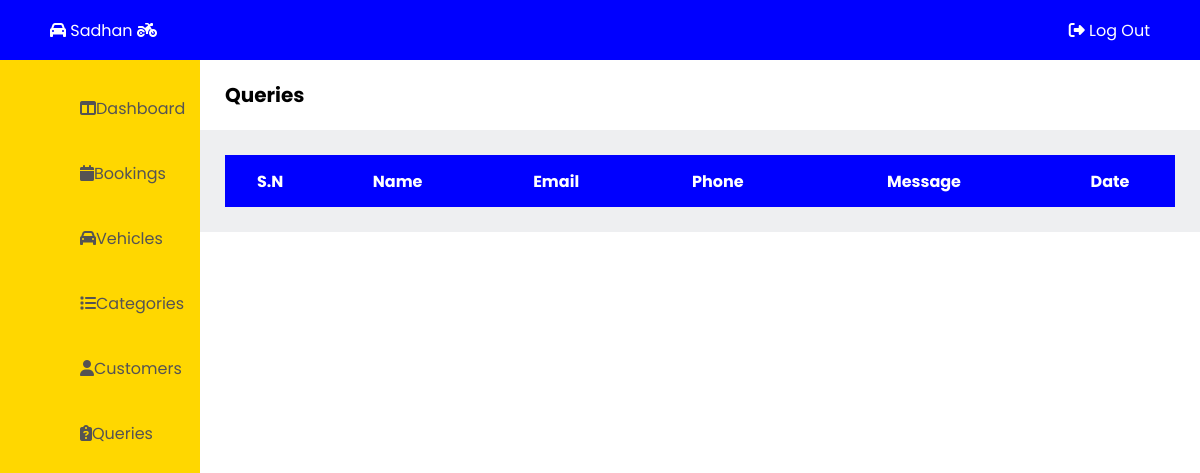
The app's page /admin/queries.php, older data.
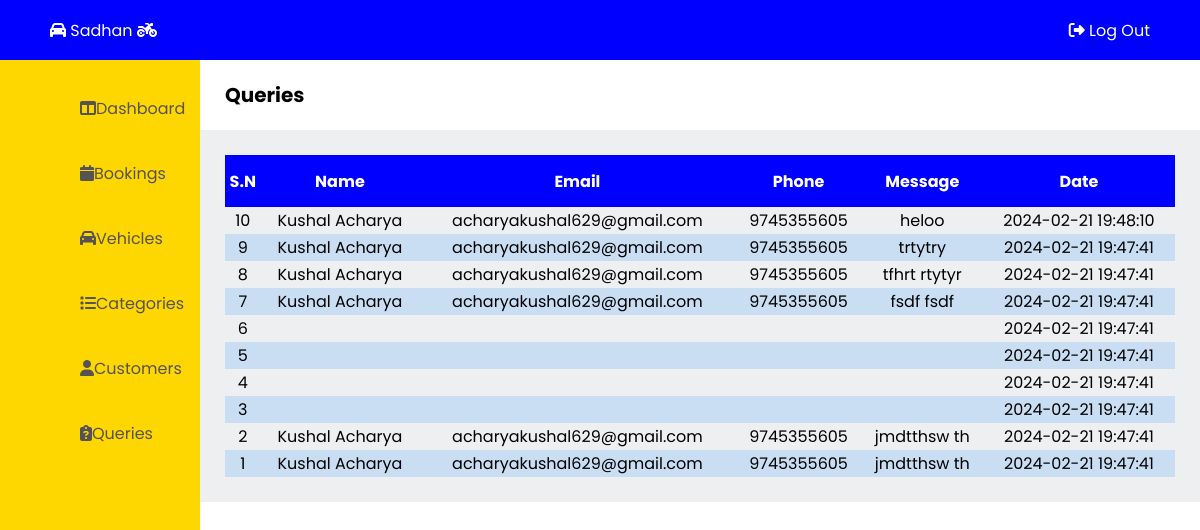
The same page, newer data.
### tables this page shows
CREATE TABLE `contact` (
  `cnt_id` int(11) NOT NULL,
  `cnt_name` varchar(50) NOT NULL,
  `cnt_email` varchar(50) NOT NULL,
  `cnt_phone` varchar(15) NOT NULL,
  `cnt_message` varchar(500) NOT NULL,
  `cnt_date` datetime NOT NULL DEFAULT CURRENT_TIMESTAMP
);

### admin/queries.php (the view, shortened to what this page needs)
<!DOCTYPE html>
<html lang="en">
<head>
  <link rel="stylesheet" href="admin-css\admin-style.css"/>
</head>
<body>
  <?php
    include "admin-container\admin-header.php";
  ?>
  <?php
    include "admin-container\admin-leftbar.php";
  ?>
  <main class="main">
    <section class="title">
      <p>Queries</p>
    </section>
    <div class="query-table">
      <table>
        <tr>
          <th>S.N</th>
          <th>Name</th>
          <th>Email</th>
          <th>Phone</th>
          <th>Message</th>
          <th>Date</th>
        </tr>
<?php
    $qry = "SELECT * FROM contact ORDER BY cnt_id DESC";
    include 'admin-container/db_connection.php';
    $result = mysqli_query($con, $qry);
?>
        <?php while($row = mysqli_fetch_assoc($result)) { ?>
          <tr>
            <td><?php echo $row['cnt_id'];?></td>
            <td><?php echo $row['cnt_name'];?></td>
            <td><?php echo $row['cnt_email'];?></td>
            <td><?php echo $row['cnt_phone'];?></td>
            <td><?php echo $row['cnt_message'];?></td>
            <td><?php echo $row['cnt_date'];?></td>
        <?php } ?>
      </table>
    </div>
  </main>
</body>
</html>

Row changes from the older to the newer data that the page shows:
added contact: cnt_id "10", cnt_name "Kushal Acharya", cnt_email "acharyakushal629@gmail.com", cnt_phone "9745355605", cnt_message "heloo", cnt_date "2024-02-21 19:48:10"
added contact: cnt_id "9", cnt_name "Kushal Acharya", cnt_email "acharyakushal629@gmail.com", cnt_phone "9745355605", cnt_message "trtytry", cnt_date "2024-02-21 19:47:41"
added contact: cnt_id "8", cnt_name "Kushal Acharya", cnt_email "acharyakushal629@gmail.com", cnt_phone "9745355605", cnt_message "tfhrt rtytyr", cnt_date "2024-02-21 19:47:41"
added contact: cnt_id "7", cnt_name "Kushal Acharya", cnt_email "acharyakushal629@gmail.com", cnt_phone "9745355605", cnt_message "fsdf fsdf", cnt_date "2024-02-21 19:47:41"
added contact: cnt_id "6", cnt_date "2024-02-21 19:47:41"
added contact: cnt_id "5", cnt_date "2024-02-21 19:47:41"
added contact: cnt_id "4", cnt_date "2024-02-21 19:47:41"
added contact: cnt_id "3", cnt_date "2024-02-21 19:47:41"
added contact: cnt_id "2", cnt_name "Kushal Acharya", cnt_email "acharyakushal629@gmail.com", cnt_phone "9745355605", cnt_message "jmdtthsw th", cnt_date "2024-02-21 19:47:41"
added contact: cnt_id "1", cnt_name "Kushal Acharya", cnt_email "acharyakushal629@gmail.com", cnt_phone "9745355605", cnt_message "jmdtthsw th", cnt_date "2024-02-21 19:47:41"
